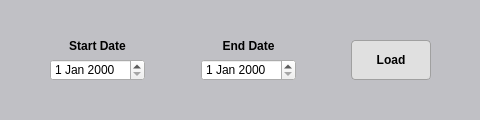
<?xml version="1.0" encoding="UTF-8"?>
<ui version="4.0">
 <class>Dialog</class>
 <widget class="QDialog" name="Dialog">
  <property name="geometry">
   <rect>
    <x>0</x>
    <y>0</y>
    <width>480</width>
    <height>120</height>
   </rect>
  </property>
  <property name="windowTitle">
   <string>Dialog</string>
  </property>
  <property name="styleSheet">
   <string notr="true">QDialog {
                background-color: #c0c0c5;
                color: #000000;
                font-family: &quot;Segoe UI&quot;, &quot;Arial&quot;, sans-serif;
                font-size: 11pt;
                }

                QLabel {
                color: #000000;
                font-weight: 500;
                }

                QLineEdit {
                background-color: #e0e0e0;
                border: 1px solid #bbbbbb;
                border-radius: 6px;
                padding: 5px 8px;
                color: #000000;
                selection-background-color: #a0aaff;
                selection-color: #ffffff;
                }

                QLineEdit:focus {
                border: 1px solid #4a90e2;
                }

                QPushButton {
                background-color: #e0e0e0;
                color: #000000;
                border: 1px solid #a0a0a0;
                border-radius: 4px;
                padding: 5px 10px;
                font-weight: 500;
                }

                QPushButton:hover {
                background-color: #d6d6d6;
                }

                QPushButton:pressed {
                background-color: #c0c0c0;
                }
            </string>
  </property>
  <widget class="QWidget" name="horizontalLayoutWidget_2">
   <property name="geometry">
    <rect>
     <x>0</x>
     <y>0</y>
     <width>481</width>
     <height>121</height>
    </rect>
   </property>
   <layout class="QHBoxLayout" name="horizontalLayout_3">
    <item>
     <spacer name="horizontalSpacer">
      <property name="orientation">
       <enum>Qt::Orientation::Horizontal</enum>
      </property>
      <property name="sizeHint" stdset="0">
       <size>
        <width>40</width>
        <height>20</height>
       </size>
      </property>
     </spacer>
    </item>
    <item>
     <layout class="QVBoxLayout" name="verticalLayout">
      <item>
       <spacer name="verticalSpacer">
        <property name="orientation">
         <enum>Qt::Orientation::Vertical</enum>
        </property>
        <property name="sizeHint" stdset="0">
         <size>
          <width>20</width>
          <height>40</height>
         </size>
        </property>
       </spacer>
      </item>
      <item>
       <widget class="QLabel" name="label">
        <property name="text">
         <string>Start Date</string>
        </property>
        <property name="alignment">
         <set>Qt::AlignmentFlag::AlignCenter</set>
        </property>
       </widget>
      </item>
      <item>
       <widget class="QDateEdit" name="dateStart"/>
      </item>
      <item>
       <spacer name="verticalSpacer_3">
        <property name="orientation">
         <enum>Qt::Orientation::Vertical</enum>
        </property>
        <property name="sizeHint" stdset="0">
         <size>
          <width>20</width>
          <height>40</height>
         </size>
        </property>
       </spacer>
      </item>
     </layout>
    </item>
    <item>
     <spacer name="horizontalSpacer_2">
      <property name="orientation">
       <enum>Qt::Orientation::Horizontal</enum>
      </property>
      <property name="sizeHint" stdset="0">
       <size>
        <width>40</width>
        <height>20</height>
       </size>
      </property>
     </spacer>
    </item>
    <item>
     <layout class="QVBoxLayout" name="verticalLayout_2">
      <item>
       <spacer name="verticalSpacer_4">
        <property name="orientation">
         <enum>Qt::Orientation::Vertical</enum>
        </property>
        <property name="sizeHint" stdset="0">
         <size>
          <width>20</width>
          <height>40</height>
         </size>
        </property>
       </spacer>
      </item>
      <item>
       <widget class="QLabel" name="label_2">
        <property name="text">
         <string>End Date</string>
        </property>
        <property name="alignment">
         <set>Qt::AlignmentFlag::AlignCenter</set>
        </property>
       </widget>
      </item>
      <item>
       <widget class="QDateEdit" name="dateEnd"/>
      </item>
      <item>
       <spacer name="verticalSpacer_6">
        <property name="orientation">
         <enum>Qt::Orientation::Vertical</enum>
        </property>
        <property name="sizeHint" stdset="0">
         <size>
          <width>20</width>
          <height>40</height>
         </size>
        </property>
       </spacer>
      </item>
     </layout>
    </item>
    <item>
     <spacer name="horizontalSpacer_3">
      <property name="orientation">
       <enum>Qt::Orientation::Horizontal</enum>
      </property>
      <property name="sizeHint" stdset="0">
       <size>
        <width>40</width>
        <height>20</height>
       </size>
      </property>
     </spacer>
    </item>
    <item>
     <widget class="QPushButton" name="btnLoad">
      <property name="sizePolicy">
       <sizepolicy hsizetype="Fixed" vsizetype="Fixed">
        <horstretch>0</horstretch>
        <verstretch>0</verstretch>
       </sizepolicy>
      </property>
      <property name="minimumSize">
       <size>
        <width>80</width>
        <height>40</height>
       </size>
      </property>
      <property name="toolTip">
       <string>Load Database</string>
      </property>
      <property name="text">
       <string>Load</string>
      </property>
     </widget>
    </item>
    <item>
     <spacer name="horizontalSpacer_4">
      <property name="orientation">
       <enum>Qt::Orientation::Horizontal</enum>
      </property>
      <property name="sizeHint" stdset="0">
       <size>
        <width>40</width>
        <height>20</height>
       </size>
      </property>
     </spacer>
    </item>
   </layout>
  </widget>
 </widget>
 <resources/>
 <connections/>
</ui>
